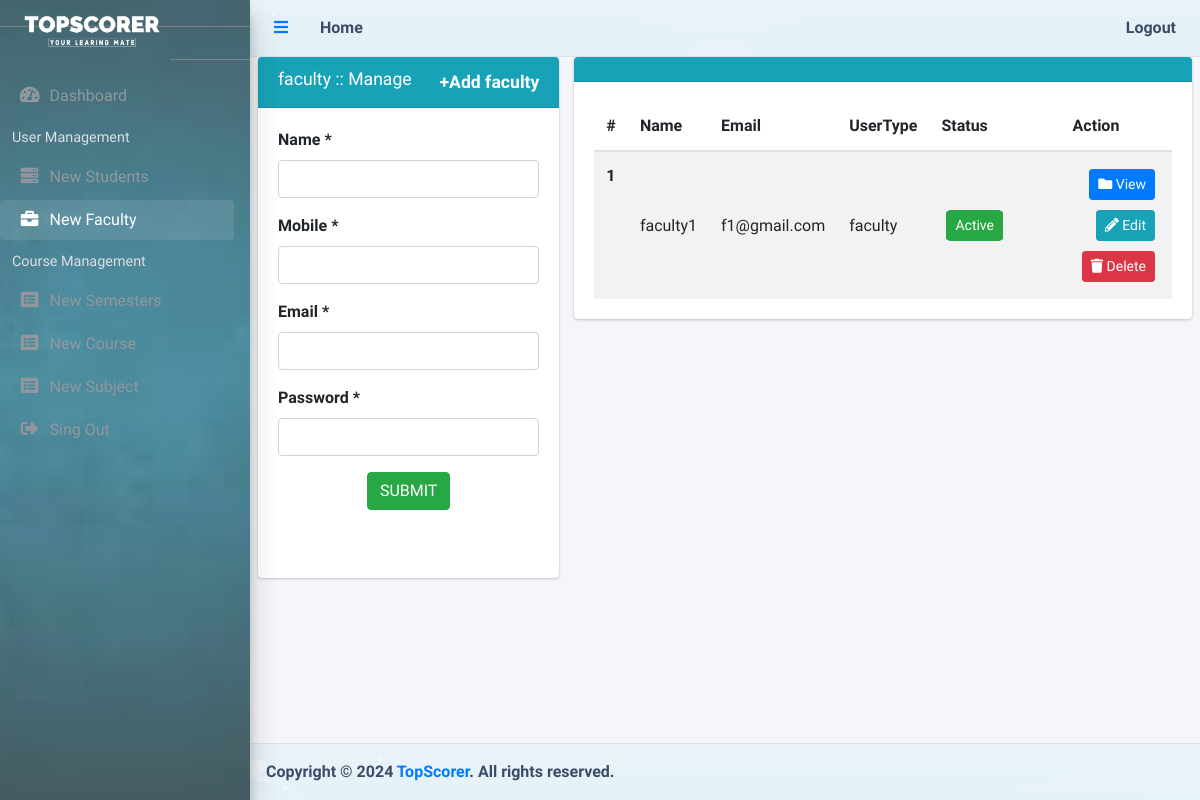
The page /admin/faculty.php (signed in) on the database as committed earlier.
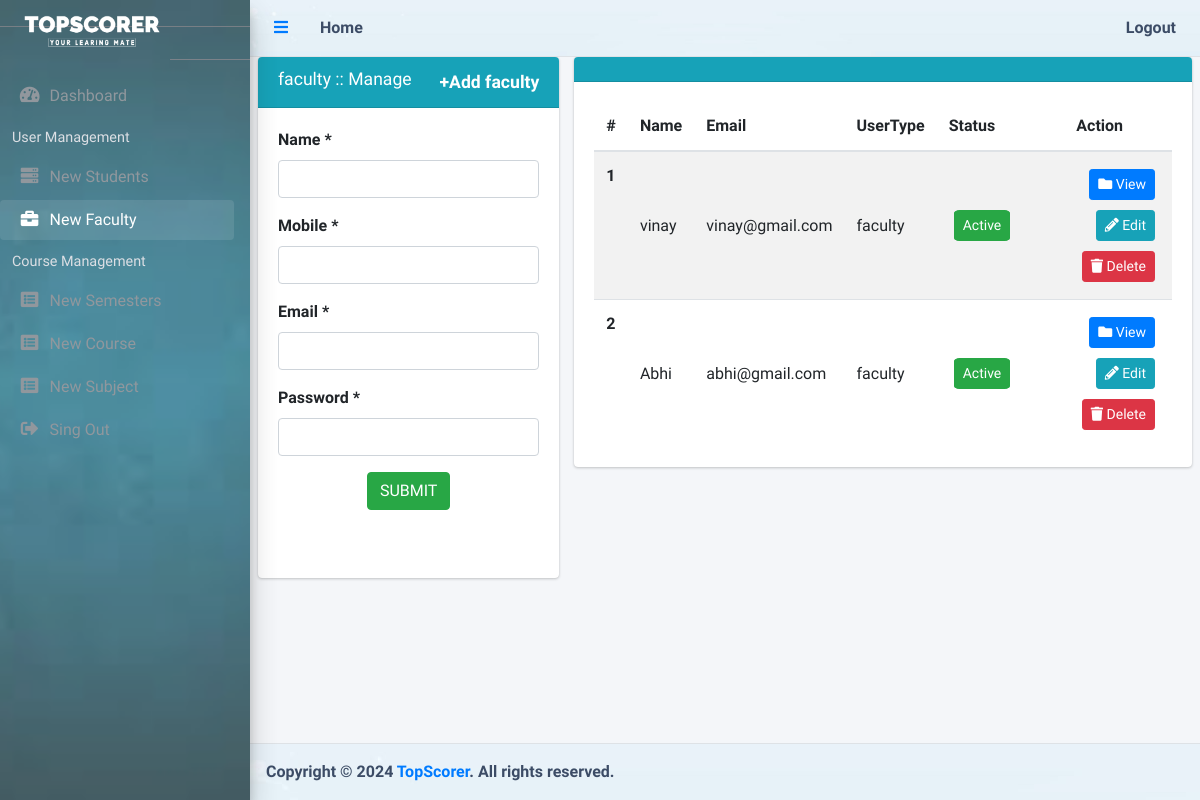
The same page on the database as committed later.
### tables this page shows
CREATE TABLE `users` (
  `id` int(11) NOT NULL,
  `name` varchar(255) NOT NULL,
  `mobile` varchar(15) NOT NULL,
  `email` varchar(300) NOT NULL,
  `password` varchar(500) NOT NULL,
  `user_type` enum('admin','faculty','student') NOT NULL,
  `status` enum('0','1') NOT NULL,
  `createdate` date NOT NULL,
  `updatedate` date NOT NULL
);

### admin/faculty.php (the view, shortened to what the changed rows need)
<?php
    require_once "admin_session.php";
?>
<!DOCTYPE html>
<html lang="en">
  <head>
    <?php include('theme/header_css.php'); ?>
  <head>
  <body class="hold-transition sidebar-mini layout-fixed">
    <div id="wrapper">
      <?php include('theme/sidebar.php');?>
        <div class="content-wrapper">
          <section class="content" >
            <div class="row" >
              <div class="col-md-8" >
                <?php
                  if($conn) {
                    $userType="admin";
                    $userType1="student";
                    $sql1 = "SELECT * FROM users WHERE NOT user_type='".$userType."' and NOT user_type='".$userType1."'";
                    $result1 = mysqli_query($conn, $sql1);
                    $inumber=0;
                    if (mysqli_num_rows($result1)>0){
                ?>
                <div class="card card-info" >
                  <div class="card-body">
                    <table class="table table-striped projects">
                      <thead>
                        <tr>
                          <th scope="col">#</th>
                          <th scope="col">Name</th>
                          <th scope="col">Email</th>
                          <th scope="col">UserType</th>
                          <th scope="col">Status</th>
                          <th scope="col" class="text-center">Action</th>
                        </tr>
                      </thead>
                      <tbody>
                        <?php
                          while($row = mysqli_fetch_assoc($result1)) {
                          $inumber++;
                        ?>
                        <tr>
                          <th scope="row"><?php echo $inumber;?></th>
                          <td><?php echo $row['name'];?></td>
                          <td><?php echo $row['email'];?></td>
                          <td><?php echo $row['user_type'];?></td>
                          <td>
                            <?php if($row['status']==1){?>
                              <a class="btn btn-success btn-sm active_deactive" data-id="<?php echo $row['id'];?>" data-status="<?php echo $row['status'];?>" style="margin:5px;border-radius:10%" >
                                Active
                              </a>
                            <?php }else if($row['status']==0){?>
                              <a class="btn btn-danger btn-sm active_deactive" data-id="<?php echo $row['id'];?>" data-status="<?php echo $row['status'];?>" style="margin:5px;border-radius:10%" >
                                Deactive
                              </a>
                            <?php }?>
                          </td>
                          <td class="project-actions text-right" >
                            <a class="btn btn-primary btn-sm modalLink" href="#myModal" style="margin:5px;" data-toggle="modal" data-target="#myModal"
                            data-id="<?php echo $row['id']; ?>" data-name="<?php echo $row['name']; ?>" data-mobile="<?php echo $row['mobile']; ?>" data-email="<?php echo $row['email']; ?>"   data-password="<?php echo $row['password']; ?>" data-usertype="<?php echo $row['user_type']; ?>"  data-status="<?php echo $row['status']; ?>" data-createdate="<?php echo $row['createdate']; ?>" data-updatedate="<?php echo $row['updatedate']; ?>">
                                <i class="fas fa-folder">
                                </i>
                                View
                            </a>
                            <a class="btn btn-info btn-sm" href="faculty.php?editId=<?php echo $row['id'];?>" style="margin:5px;">
                              <i class="fas fa-pencil-alt">
                              </i>
                               Edit
                           </a>
                            <a class="btn btn-danger btn-sm itemDelete" href="#" data-id="<?php echo $row['id'];?> " style="margin:5px;">
                              <i class="fas fa-trash">
                              </i>
                              Delete
                            </a>
                          </td>
                        </tr>
                        <?php }?>
                      </tbody>
                    </table>
                  </div>
                </div>
                 <?php } }?>
              </div>
            </div>
          </section>
        </div>
    </div>
  </body>
</html>

### admin/theme/sidebar.php (shortened to what the changed rows need)
<aside class="main-sidebar sidebar-dark-primary elevation-4" style="background-image:url('theme/dist/img/sidbar_bg.jpg');opacity: 0.75;background-position: center;background-repeat: no-repeat;background-size: cover; padding-bottom: 40px; ">
  <a href="index.php" class="brand-link">
    <img src="theme/dist/img/logo.png" alt="TopScorer" class="brand-image " >
  </a>
</aside>

Rows that differ between the two databases and show on the page:
removed users: name "faculty1", email "f1@gmail.com", user_type "faculty"
added users: name "vinay", email "vinay@gmail.com", user_type "faculty"
added users: name "Abhi", email "abhi@gmail.com", user_type "faculty"
